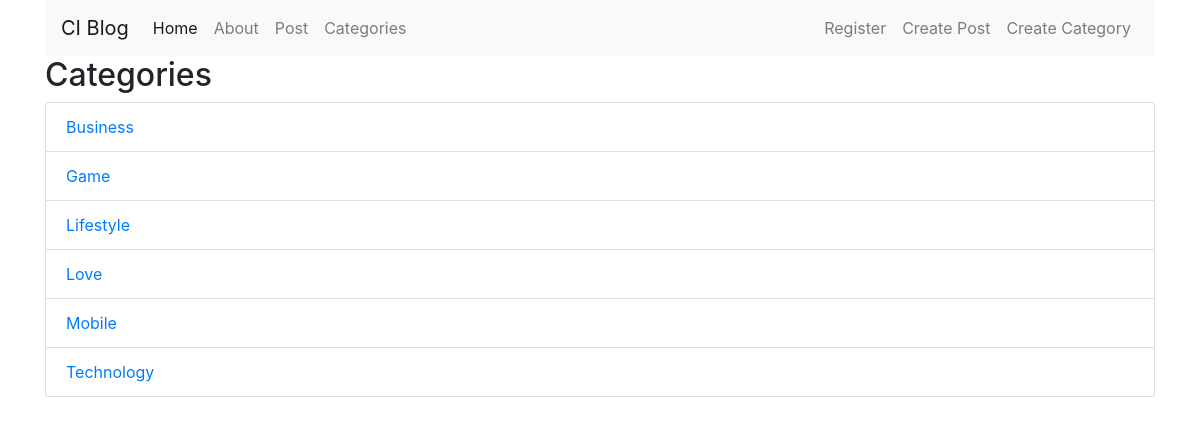
Page /index.php/categories on the committed database.
### tables this page shows
CREATE TABLE `categories` (
  `id` int(11) NOT NULL,
  `name` varchar(255) NOT NULL,
  `created_at` timestamp NOT NULL DEFAULT CURRENT_TIMESTAMP
);

### application/controllers/Categories.php (called while the page is built, shortened)
<?php
class Categories extends CI_Controller {
    public function index() {
        $data['title'] = 'Categories';
        $data['categories'] = $this->category_model->get_categories();
        $this->load->view('templates/header');
            $this->load->view('categories/index', $data);
            $this->load->view('templates/footer');
    }
}

### index.php (called while the page is built, shortened)
<?php
require_once BASEPATH.'core/CodeIgniter.php';

### application/models/Category_model.php (called while the page is built, shortened)
<?php
class Category_model extends CI_Model {
    public function get_categories(){
        $this->db->order_by('name');
        $query = $this->db->get('categories');
        return $query->result_array();
    }
}

### application/views/categories/index.php (the view)
<h2><?= $title; ?></h2>
<ul class="list-group">
<?php foreach($categories as $category): ?>
    <li class="list-group-item"><a href="<?php echo site_url('/categories/posts/'.$category['id']); ?>"><?php echo $category['name']; ?></a></li>
<?php endforeach; ?>
</ul>

### rows in the picture
categories: name "Business"
categories: name "Game"
categories: name "Lifestyle"
categories: name "Love"
categories: name "Mobile"
categories: name "Technology"

### other values in the picture
$title "Categories"
